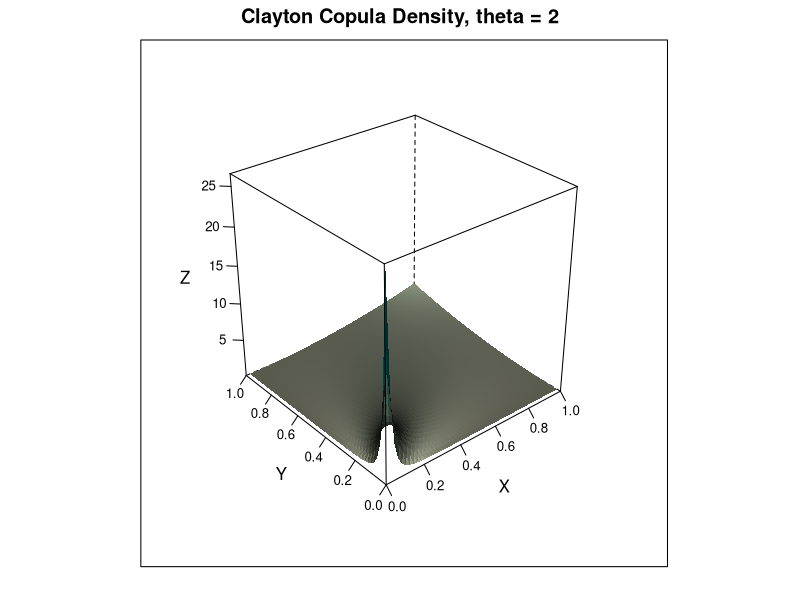

Source code (R):
rm(list = ls(all = TRUE))
#setwd("C:/...")

#install.packages("lattice")
library(lattice)

u = seq(0,1,by=0.02)
v = u
m = length(u) 
n = length(v)
U = matrix(rep(u, each = n), nrow = n)
V = matrix(rep(v, m), nrow = n)

p = 2
gcopuly = (U^(-p) + V^(-p)-1)^(-2-1/p)*(U*V)^(-p-1)*(p+1)

s = expand.grid(u = u, v = v)
wireframe(gcopuly ~ u*v, s, shade = TRUE, xlab = "X", ylab = "Y",
    zlab = "Z", main = "Clayton Copula Density, theta = 2",
    scales = list(arrows = FALSE))
